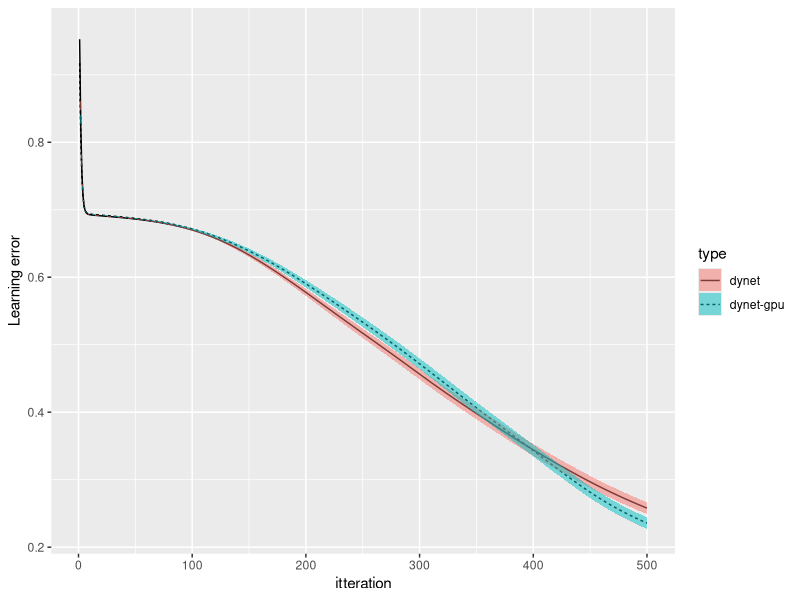
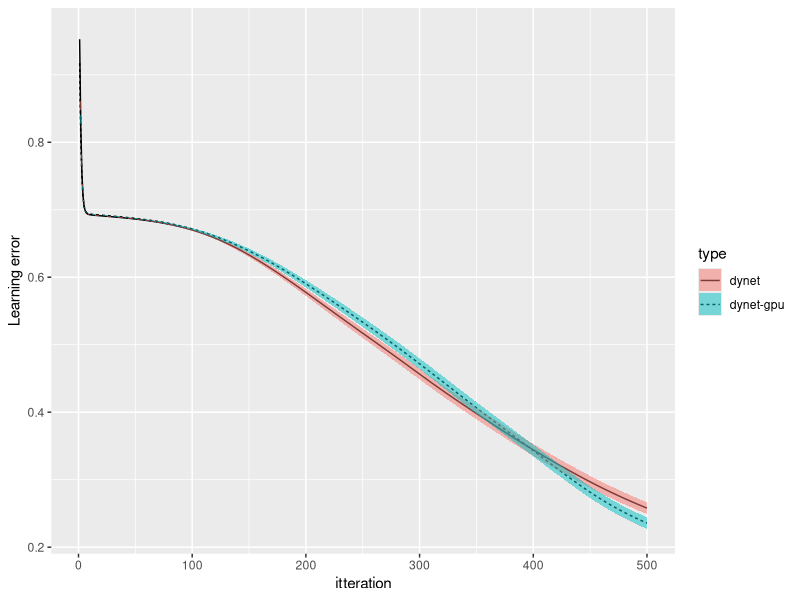

Here is the R script that generated these plots, in order:
library(ggplot2)
library(plyr)
library(dplyr)

mean_errors <- function(x){
    res <-  ldply(x, function(x){
                    data.frame(mean = mean(x), sd = sd(x))
            })
    res$.id = seq(nrow(res))
    res$se = res$sd/sqrt(nrow(res))
    res
}

dynet   <- read.csv('./dynet/cpu.csv')   %>% mean_errors
#pyTorch <- read.csv('./pytorch/cpu.csv') %>% mean_errors
#chainer <- read.csv('./chainer/cpu.csv') %>% mean_errors
dynet_gpu   <- read.csv('./dynet/gpu.csv')   %>% mean_errors
#pyTorch_gpu <- read.csv('./pytorch/gpu.csv') %>% mean_errors
#chainer_gpu <- read.csv('./chainer/gpu.csv') %>% mean_errors

dynet$type   = 'dynet'
#pyTorch$type = 'pyTorch'
#chainer$type = 'chainer' 
dynet_gpu$type   = 'dynet-gpu'
#pyTorch_gpu$type = 'pyTorch-gpu'
#chainer_gpu$type = 'chainer-gpu'

#dat <- rbind(dynet, pyTorch, chainer)
#dat <- rbind(dynet_gpu, pyTorch_gpu, chainer_gpu)
dat <- rbind(dynet, dynet_gpu)
#dat <- rbind(pyTorch, pyTorch_gpu)
#dat <- rbind(chainer, chainer_gpu)

# Make the plot
plt <- ggplot(data = dat, aes(x = .id, y = mean, ymin = mean - se, ymax = mean + se, fill = type, linetype = type)) + 
        geom_line() + 
        geom_ribbon(alpha=0.5) +
        ylab('Learning error') +
        xlab('itteration')
print(plt)
ggsave('cpu.png')
